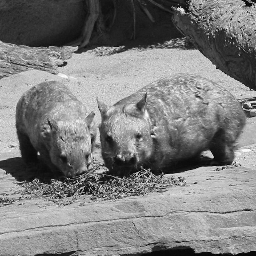
%> input picture DIP/Images/wombats.tif, 256 x 256 px
$ octave test.m   (GNU Octave 9; MATLAB toolbox functions it lacks are replaced by stand-ins)
%> lines starting %> are read from the running program, lines starting %| are printed output that depends on the picture
clear; clc;
%
% Display Image
%
myImage = '../../Images/wombats.tif';
w=imread(myImage);
%> w is the input picture: size 256x256 uint8; min 0, max 254, mean 126.3
%figure; % Create figure window. Flake: It seems like optional!?

D = [0 128; 192 64];
r = repmat(D, 128, 128);
x1 = w > r;
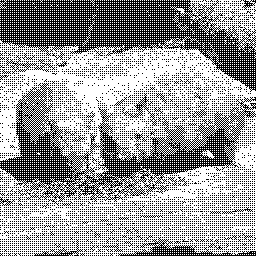
%> x1: size 256x256 logical; 61.4% white; black in thin lines or dots
figure; % FIGURE 1
imshow(x1);


D = [0 128 32 160; 192 64 224 96; 48 176 16 144; 240 112 208 80];
r = repmat(D, 64, 64);
x2 = w > r;
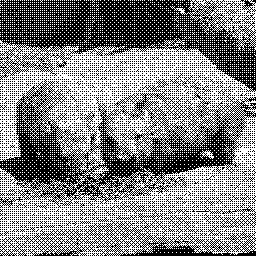
%> x2: size 256x256 logical; 52.3% white; black in thin lines or dots
figure; % FIGURE 2, better image
imshow(x2);

$ run again, with DIP/Images/blocks.tif copied over DIP/Images/wombats.tif
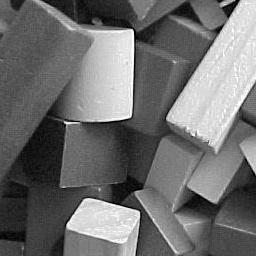
%> input picture DIP/Images/blocks.tif, 256 x 256 px
%> w is the input picture: size 256x256 uint8; min 0, max 255, mean 110.3
%> `x1 = w > r;`:
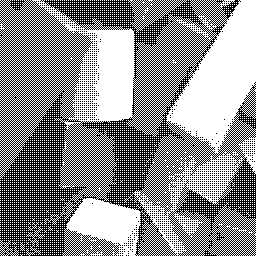
%> x1: size 256x256 logical; 55.7% white; black in thin lines or dots
%> `x2 = w > r;`:
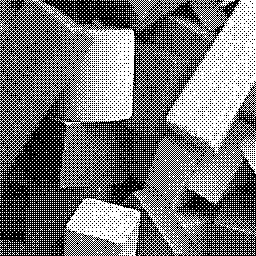
%> x2: size 256x256 logical; 46% white in thin lines or dots
